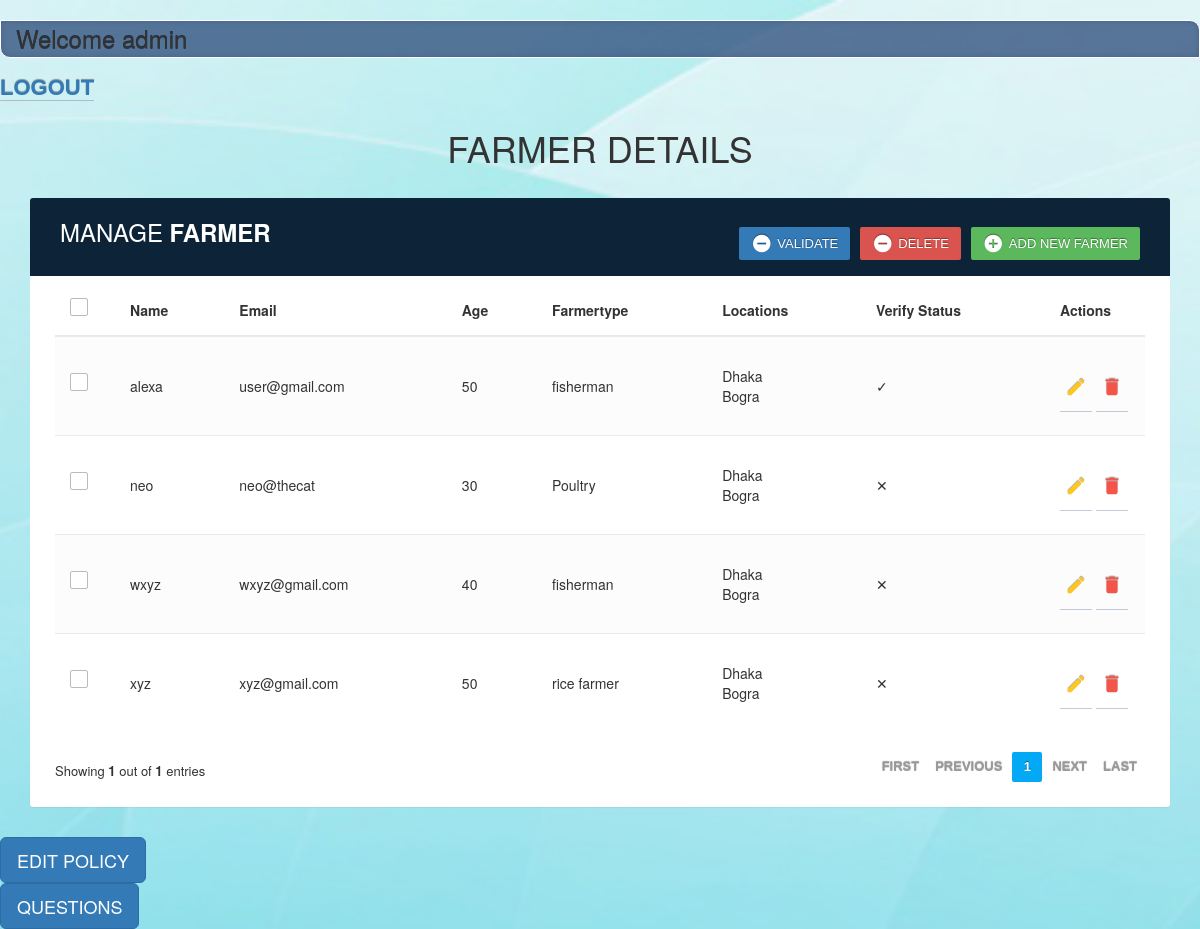
The page /view/adminhome.php (signed in) on the database its author committed.
### tables this page shows
CREATE TABLE `farmer` (
  `username` varchar(25) NOT NULL,
  `email` varchar(25) NOT NULL,
  `age` int(25) NOT NULL,
  `farmertype` varchar(25) NOT NULL,
  `farmerid` int(11) NOT NULL,
  `varification` int(1) NOT NULL DEFAULT 1
);

CREATE TABLE `farmerloc` (
  `username` varchar(25) NOT NULL,
  `nameloc` varchar(25) NOT NULL,
  `index` int(11) NOT NULL
);

### view/adminhome.php (the view, shortened to what this page needs)
<!DOCTYPE html>
<html lang="en">
<head>
</head>
<body>
<div class="twelve">
    <?php echo "<h3>Welcome  " . $_SESSION['username'] . "</h3>"; ?>
    <a href="../controller/logout.php">Logout</a>
</div>
<head>
<link rel="stylesheet" href="https://maxcdn.bootstrapcdn.com/font-awesome/4.7.0/css/font-awesome.min.css">
<link rel="stylesheet" href="https://maxcdn.bootstrapcdn.com/bootstrap/3.3.7/css/bootstrap.min.css">
</head>
<body>
<?php
include '../controller/db_con.php';
$page = (isset($_GET['page']))?$_GET['page']:'';
if ($page==''){
 $page = "1";
}else{
 $page = $_GET['page'];
}
$cur_page = $page;
$page -= 1;
$per_page = 5;
$previous_btn = true;
$next_btn = true;
$first_btn = true;
$last_btn = true;
$start = $page * $per_page;
$query_pag_data = "SELECT * from farmer LIMIT $start, $per_page";
$result_pag_data = mysqli_query($conn, $query_pag_data);
?>
<div class="container"><div class = "result"></div>
 <p><h1 align="center">FARMER DETAILS</h1></p>
        <div class="table-wrapper">
            <div class="table-title">
                <div class="row">
                    <div class="col-sm-6">
      <h2>MANAGE <b>FARMER </b></h2>
     </div>
     <div class="col-sm-6">
      <a href="#addFarmerModal" class="btn btn-success" data-toggle="modal"><i class="material-icons"></i> <span>Add New Farmer</span></a>
      <a href="#deleteFarmerModalselected" class="btn btn-danger" data-toggle="modal"><i class="material-icons"></i> <span>Delete</span></a>
      <a href="#validateFarmerModalselected" class="btn btn-primary" data-toggle="modal"><i class="material-icons"></i> <span>Validate</span></a>
     </div>
                </div>
            </div>
            <table class="table table-striped table-hover">
                <thead>
     <tr>
      <th>
       <span class="custom-checkbox">
        <label for="selectAll"></label>
       </span>
      </th>
                        <th>Name</th>
                        <th>Email</th>
      <th>Age</th>
                        <th>Farmertype</th>
                        <th>Locations</th>
                        <th>Verify Status</th>
                        <th>Actions</th>
                    </tr>
                </thead>
                <tbody>
                    <?php
    while($row = mysqli_fetch_assoc($result_pag_data)) {
     $username=$row['username'];
     $email=$row['email'];
     $age=$row['age'];
     $farmertype=$row['farmertype'];
     $verify=$row['varification'];
     $sql4 = "SELECT * FROM farmerloc WHERE username='alexa'";
     $result4 = mysqli_query($conn, $sql4);
    ?>
                    <tr>
      <td>
       <span class="custom-checkbox">
        <label for="checkbox1"></label>
       </span>
      </td>
                        <td><?php echo $username; ?></td>
                        <td><?php echo $email; ?></td>
      <td><?php echo $age; ?></td>
                        <td><?php echo $farmertype; ?></td>
                        <td><?php while($row1 = mysqli_fetch_array($result4)){echo"" . $row1[1] . "<br>"; } ?></td>
                        <td>
   <?php
        if( $verify== 1 ) {
           echo" <span>&#10005;</span>";
        } else {
            echo"<span>&#10003;</span>";
        }
  ?>
</td>
                        <td>
                            <a href="?editfarmer=<?php echo $row['farmerid']; ?>" class="edit" data-toggle="modal"><i class="material-icons" data-toggle="tooltip" title="Edit"></i></a>
                            <a href="?deletefarmer=<?php echo $row['farmerid']; ?>" class="delete" data-toggle="modal"><i class="material-icons" data-toggle="tooltip" title="Delete"></i></a>
                        </td>
                    </tr>
    <?php } ?>
                </tbody>
   </table>
   <div class="clearfix">
<?php
$msg = "";
$query_pag_num = mysqli_query($conn,"SELECT COUNT(*) AS mycount FROM farmer" ) or die(mysqli_error($this->dblink));
$res = mysqli_fetch_object($query_pag_num);
$count = $res->mycount;
$no_of_paginations = ceil($count / $per_page);
if ($cur_page >= 7) {
    $start_loop = $cur_page - 3;
    if ($no_of_paginations > $cur_page + 3)
        $end_loop = $cur_page + 5;
    else if ($cur_page <= $no_of_paginations && $cur_page > $no_of_paginations - 3) {
        $start_loop = $no_of_paginations - 3;
        $end_loop = $no_of_paginations;
    } else {
        $end_loop = $no_of_paginations;
    }
} else {
    $start_loop = 1;
    if ($no_of_paginations > 7)
        $end_loop = 7;
    else
        $end_loop = $no_of_paginations;
}
$msg .= "<ul class=\"pagination\">";
if ($first_btn && $cur_page > 1) {
    $msg .= "<li p='1' class='page-item active'><a href='?page=1' class='page-link'>First</a></li>";
} else if ($first_btn) {
    $msg .= "<li p='1' class='page-item' disabled><a href='?page=1'>First</a></li>";
}
if ($previous_btn && $cur_page > 1) {
    $pre = $cur_page - 1;
    $msg .= "<li p='$pre' class='page-item active'><a href='?page=$pre' class='page-link'>Previous</a></li>";
} else if ($previous_btn) {
    $msg .= "<li class='page-item' disabled><a href='?page=1'>Previous</a></li>";
}
for ($i = $start_loop; $i <= $end_loop; $i++) {
    if ($cur_page == $i)
        $msg .= "<li p='$i' class='page-item active'><a href='?page=$i' class='page-link'>{$i}</a></li>";
    else
        $msg .= "<li p='$i' class='page-item'><a href='?page={$i}' class='page-link'>{$i}</a></li>";
}
if ($next_btn && $cur_page < $no_of_paginations) {
    $nex = $cur_page + 1;
    $msg .= "<li p='$nex' class='page-item'><a href='?page=$nex' class='page-link'>Next</a></li>";
} else if ($next_btn) {
    $msg .= "<li class='page-item' disabled><a href='#'>Next</a></li>";
}
if ($last_btn && $cur_page < $no_of_paginations) {
    $msg .= "<li p='$no_of_paginations' class='page-item'><a href='?page=$no_of_paginations' class='page-link'>Last</a></li>";
} else if ($last_btn) {
    $msg .= "<li p='$no_of_paginations' class='page-item' disabled><a href='?page=$no_of_paginations'>Last</a></li>";
}
$total_string = "<div class=\"hint-text\">Showing <b>" . $cur_page . "</b> out of <b>$no_of_paginations</b> entries</div>";
$msg = $msg . "</ul>";
echo $total_string;
echo $msg;
?>
            </div>
  </div>
</div>
</body>
<div class="btn-group-vertical">
<form action="https://termly.io/products/privacy-policy-generator/" class="form_design.." method="post">
    <input class="btn btn-primary btn-lg" type="submit"name="submit"  value="EDIT POLICY">
</form>
<form action="question.php" class="form_design.." method="post">
<input class="btn btn-primary btn-lg" type="submit"name="submit"  value="QUESTIONS">
</div>
</html>

### view/adminhome.php (style rules this page uses)
body { background-image: url(admin.jpg); background-repeat: no-repeat; background-size: 1920px 1080px; }
a { margin: 1em 0 0.5em 0; font-weight: 600; font-family: 'Titillium Web', sans-serif; position: relative; text-shadow: 0 -1px 1px rgba(0,0,0,0.4); font-size: 22px; line-height: 40px; color: #355681; text-transform: uppercase; border-bottom: 1px solid rgba(53,86,129, 0.3); }
h3 { margin: 1em 0 0.5em 0; font-weight: normal; position: relative; text-shadow: 0 -1px rgba(0,0,0,0.6); font-size: 28px; line-height: 40px; background: #355681; background: rgba(53,86,129, 0.8); border: 1px solid #fff; padding: 5px 15px; color: white; border-radius: 0 10px 0 10px; box-shadow: inset 0 0 5px rgba(53,86,129, 0.5); font-family: 'Muli', sans-serif; }
.table-wrapper { background: #fff; padding: 20px 25px; margin: 30px 0; border-radius: 3px; box-shadow: 0 1px 1px rgba(0,0,0,.05); }
.table-title { padding-bottom: 15px; background: #0d2438; color: #fff; padding: 16px 30px; margin: -20px -25px 10px; border-radius: 3px 3px 0 0; }
.table-title h2 { margin: 5px 0 0; font-size: 24px; }
.table-title .btn { color: #fff; float: right; font-size: 13px; border: none; min-width: 50px; border-radius: 2px; border: none; outline: none !important; margin-left: 10px; }
.table-title .btn i { float: left; font-size: 21px; margin-right: 5px; }
.table-title .btn span { float: left; margin-top: 2px; }
table.table tr th, table.table tr td { border-color: #e9e9e9; padding: 12px 15px; vertical-align: middle; }
table.table tr th:first-child { width: 60px; }
table.table tr th:last-child { width: 100px; }
table.table-striped tbody tr:nth-of-type(odd) { background-color: #fcfcfc; }
table.table td:last-child i { opacity: 0.9; font-size: 22px; margin: 0 5px; }
table.table td a { font-weight: bold; color: #566787; display: inline-block; text-decoration: none; outline: none !important; }
table.table td a.edit { color: #FFC107; }
table.table td a.delete { color: #F44336; }
table.table td i { font-size: 19px; }
.pagination { float: right; margin: 0 0 5px; }
.pagination li a { border: none; font-size: 13px; min-width: 30px; min-height: 30px; color: #999; margin: 0 2px; line-height: 30px; border-radius: 2px !important; text-align: center; padding: 0 6px; }
.pagination li.active a, .pagination li.active a.page-link { background: #03A9F4; }
.hint-text { float: left; margin-top: 10px; font-size: 13px; }
.custom-checkbox { position: relative; }
.custom-checkbox label:before { width: 18px; height: 18px; }
.custom-checkbox label:before { content: ''; margin-right: 10px; display: inline-block; vertical-align: text-top; background: white; border: 1px solid #bbb; border-radius: 2px; box-sizing: border-box; z-index: 2; }

### rows shown on the page
farmer: username "alexa", email "user@gmail.com", age "50", farmertype "fisherman"
farmerloc: nameloc "Dhaka"
farmerloc: nameloc "Bogra"
farmer: username "neo", email "neo@thecat", age "30", farmertype "Poultry"
farmer: username "wxyz", email "wxyz@gmail.com", age "40", farmertype "fisherman"
farmer: username "xyz", email "xyz@gmail.com", age "50", farmertype "rice farmer"

### other values the page prints
$_SESSION['username'] "admin"
$cur_page "1"
$no_of_paginations "1"
